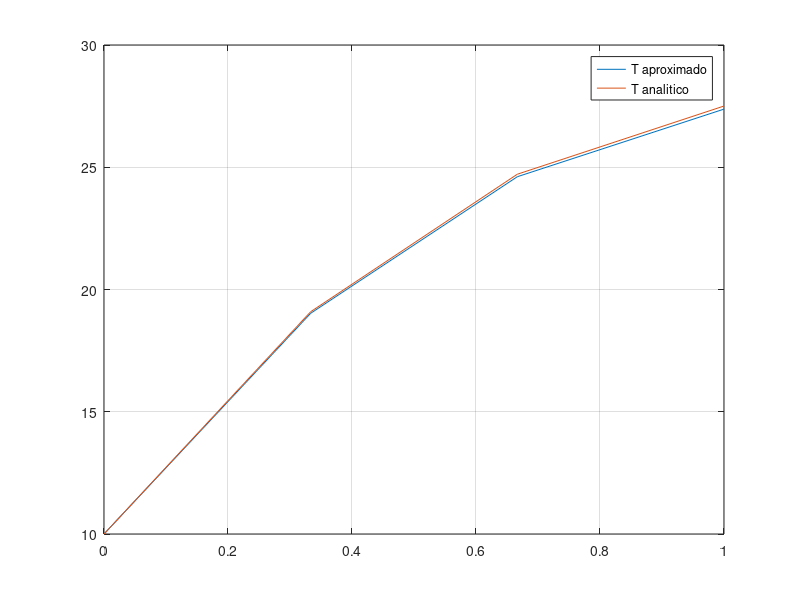

Recreate this plot in MATLAB.
#ejercicio 1 - D)
clc;
clear;
#---------DATOS--------
k=1;
H=0.2;
c=1;
h=1/3;#Cant de puntos que se quiere
L1=0;
L2=1;
x=L1:h:L2;
n=length(x);
Q= 50;
Qinf=50;
K=zeros(n);
b=zeros(n,1);

#---------Diferencias centradas con nodo ficticio--------#
fila = [-1 (2+(h^2*c)/k) -1];
for i=2:(n-1)
  K(i,i-1:i+1)=fila;
end
K(1,1)=1;
K(n,n-1)=-2;
K(n,n)=(2 + (h^2*c)/k + (2*h*H/k));

b(1)=10;
b(2:n)=h*h*Q/k;
b(n)=b(n)+ (2*h*H*Qinf/k)

T_ap=K\b;

T_an=@(x) (-36.6897.*exp(-x) - 3.3103.*exp(x) + 50);


#-------GRAFICO
figure;
vec_x = linspace(L1,L2,n);
vec_y = T_an(vec_x);

plot(vec_x,T_ap,';T aproximado;');
hold on;
grid on;

plot(vec_x,vec_y,';T analitico;');
